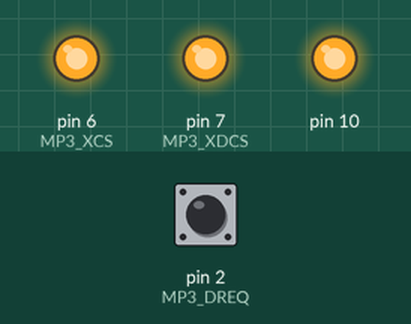
A sketch run on a simulated Arduino Uno, built with avr-gcc and run on an emulated ATmega328P. On the bench: output pins drawn as LEDs (lit = HIGH). The inputs (shaded band) are chosen by the test bench; at power-on: pin 2 (MP3_DREQ) HIGH. Random numbers use the default seed unless the sketch sets one; pins used as bus, display or sensor lines are not drawn.

Above: at 0.2 s.
Timing chart, 0 to 1.7 s (numbered marks = the images above):
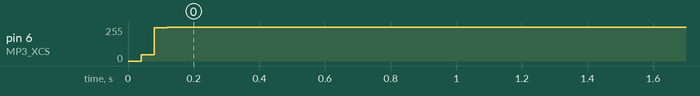

Measured:
- by itself, pin 6 (MP3_XCS): 48/255 → 255/255 at 0.08 s

The sketch:

DSP_Rungler_Delay.ino
```cpp
// VS1053b DSP code hack - Rungler with delay //
// Based Rob Hordijk Rungler pattern generator //

#include <SPI.h>

#define MP3_XCS   6
#define MP3_XDCS  7
#define MP3_DREQ  2
#define MP3_RST   8

//VS10xx SCI Registers
#define SCI_MODE        0x00
#define SCI_STATUS      0x01
#define SCI_BASS        0x02
#define SCI_CLOCKF      0x03
#define SCI_DECODE_TIME 0x04
#define SCI_AUDATA      0x05
#define SCI_WRAM        0x06
#define SCI_WRAMADDR    0x07
#define SCI_HDAT0       0x08
#define SCI_HDAT1       0x09
#define SCI_AIADDR      0x0A
#define SCI_VOL         0x0B
#define SCI_AICTRL0     0x0C
#define SCI_AICTRL1     0x0D
#define SCI_AICTRL2     0x0E
#define SCI_AICTRL3     0x0F

#define BPM   120

  uint16_t data;

void setup() {

  pinMode(MP3_RST, OUTPUT);
  pinMode(MP3_DREQ, INPUT);
  pinMode(MP3_XCS, OUTPUT);
  pinMode(MP3_XDCS, OUTPUT);

  SPI.begin();

  SPI.setClockDivider(SPI_CLOCK_DIV16); // SPI speed 1MHz (16MHz / 16 = 1MHz)
  SPI.transfer(0xFF);

  digitalWrite(MP3_RST, HIGH);
  digitalWrite(MP3_XCS, HIGH);
  digitalWrite(MP3_XDCS, HIGH);

  load_code();

  WriteRegister(SCI_CLOCKF, 0x8BE8);    // set multiplier to 3.5x
  WriteRegister(SCI_VOL, 0x3F3F);       // left, right volume 0xFE-0x0
  WriteRegister(SCI_BASS, 0x0000);      // bass, treble control

  SPI.setClockDivider(SPI_CLOCK_DIV4);  // set SPI speed 4MHz (16MHz / 4 = 4MHz)

  WriteRegister(SCI_AUDATA, 0xAC44);    // set sample rate 44100 Hz
  WriteRegister(SCI_AIADDR, 0x50);      // plugin enable

  WriteRegister(SCI_AUDATA, 8000);      // set sample rate 8000 Hz

}

void loop() {

  uint8_t tune = random(1, 15);

  WriteRegister(SCI_AICTRL0, data);
  WriteRegister(SCI_AICTRL1, tune);

  data += rand();

  int tempo = 60000 / BPM;
  delay(tempo / 2);

}

void WriteRegister(char address, int data){

  while(!digitalRead(MP3_DREQ));
  digitalWrite(MP3_XCS, LOW);
  SPI.transfer(0x02);
  SPI.transfer(address);
  SPI.transfer((data >> 8) & 0xFF);
  SPI.transfer(data & 0xFF);
  while(!digitalRead(MP3_DREQ));
  digitalWrite(MP3_XCS, HIGH);

}

int ReadRegister(char address){

  while(!digitalRead(MP3_DREQ));
  digitalWrite(MP3_XCS, LOW);
  SPI.transfer(0x03);
  SPI.transfer(address);
  char response1 = SPI.transfer(0xFF);
  while(!digitalRead(MP3_DREQ));
  char response2 = SPI.transfer(0xFF);
  while(!digitalRead(MP3_DREQ));
  digitalWrite(MP3_XCS, HIGH);
  int resultvalue = response1 << 8;
  resultvalue |= response2;
  return resultvalue;

}

#define PLUGIN_SIZE 772

const static word plugin[PLUGIN_SIZE] PROGMEM = {

  0x0007,0x0001, /*copy 1*/
	0x8050,
	0x0006,0x02f0, /*copy 752*/
	0x0030,0x0697,0x3700,0x0024,0x0000,0x0801,0xc010,0x0024,
	0x3f00,0x0024,0x2800,0x3e40,0x0006,0x2016,0x3613,0x0024,
	0x3e12,0x0024,0x3e05,0xb814,0x3615,0x0024,0x3e00,0x7842,
	0x3e00,0xf844,0x3e01,0x7846,0x3e01,0xf850,0x0038,0x0007,
	0x0002,0x0010,0x3e04,0x938c,0x3000,0xc024,0x4730,0x0024,
	0xf400,0x4012,0x2915,0xb380,0x3420,0x0804,0x3613,0x12cc,
	0x4480,0x3840,0x3e10,0x4024,0x2915,0xb380,0x3e00,0x8024,
	0x3411,0x0024,0x3411,0x4024,0x2915,0x9900,0x3431,0x8024,
	0x418a,0x4004,0x428c,0x1bc2,0x36f0,0x4024,0x2915,0xa940,
	0x36f0,0x0024,0x2915,0x9f40,0x0000,0x0024,0x0008,0x0002,
	0x4732,0x0024,0xf100,0x4052,0x6392,0xa800,0x6126,0x2001,
	0x0000,0x0024,0x2800,0x2055,0x0000,0x0024,0xb882,0x0024,
	0x3800,0x4024,0x36f4,0x8024,0x36f1,0xd810,0x36f1,0x5806,
	0x36f0,0xd804,0x36f0,0x5802,0x3405,0x9014,0x36f3,0x0024,
	0x36f2,0x0024,0x2000,0x0000,0x0000,0x0024,0x3613,0x0024,
	0x3e12,0x0024,0x3e05,0xb814,0x3615,0x0024,0x3e00,0x3841,
	0x3e00,0xb850,0x0007,0x9250,0x3e14,0x7812,0xb880,0x930c,
	0x3800,0x0024,0x0030,0x00d0,0x3440,0x0024,0x2908,0x6400,
	0x3800,0x0024,0x003f,0xfcc1,0x0030,0x0050,0x3000,0x134c,
	0xb010,0x0024,0x38f0,0x0024,0x3430,0x8024,0x6284,0x0000,
	0x0010,0x0001,0x2800,0x3dc5,0x0000,0x0024,0x002f,0xffc1,
	0xb010,0x0024,0x3800,0x0024,0x000b,0x4000,0x0006,0xc490,
	0x2908,0x7f80,0x3009,0x2000,0x0015,0xbd51,0x0030,0x0ad0,
	0x3800,0x0024,0x0000,0x01c0,0x2915,0x8300,0x0006,0xc050,
	0x0000,0x0300,0xb882,0x0024,0x2914,0xbec0,0x0006,0x6410,
	0x0001,0x0000,0x0030,0x0350,0x6284,0x2080,0x0000,0x0100,
	0x2800,0x2f45,0x3800,0x0024,0xf202,0x0000,0xc010,0x0024,
	0x3800,0x0024,0x0030,0x0390,0x3000,0x0024,0x6080,0x0024,
	0x0006,0x6552,0x2800,0x3195,0x1fe0,0x0040,0x003f,0xffc0,
	0x3800,0x0024,0x1fe0,0x0040,0x0006,0x6410,0x3870,0x138c,
	0x3a00,0x00cc,0x0000,0x00c0,0x0030,0x03d2,0x3200,0x4024,
	0xb100,0x0024,0x002e,0xe001,0x3800,0x0024,0x3420,0x0024,
	0x6012,0x0024,0x0017,0x7001,0x2800,0x3cc5,0x6012,0x0024,
	0x000b,0xb801,0x2800,0x3bc5,0x6010,0x0024,0x0000,0x01c0,
	0x2800,0x3815,0x0030,0x1090,0x3800,0x0024,0x0000,0x0080,
	0x0030,0x0050,0x3000,0x4024,0xc100,0x0024,0x3800,0x0024,
	0x0000,0x0000,0x0006,0x9f90,0x3009,0x2000,0x0006,0x9f50,
	0xb880,0xa000,0x0006,0x9fd0,0x3009,0x2000,0x36f4,0x5812,
	0x36f0,0x9810,0x36f0,0x1801,0x3405,0x9014,0x36f3,0x0024,
	0x36f2,0x0024,0x2000,0x0000,0x0000,0x0024,0x0000,0x01c0,
	0x0030,0x1090,0x2800,0x3800,0x3800,0x0024,0x0000,0x0140,
	0x0030,0x1090,0x2800,0x3800,0x3800,0x0024,0x2800,0x2940,
	0xc010,0x0024,0x0000,0x1017,0x3613,0x0024,0x3e12,0x0024,
	0x3e05,0xb814,0x2912,0x1300,0x3685,0x0024,0x0007,0x9250,
	0xb880,0x0024,0x2912,0x1180,0x3800,0x0024,0x0000,0x0084,
	0x0018,0x0000,0x3613,0x0024,0x6890,0x3840,0x3e10,0x0024,
	0x002e,0xe000,0x2900,0x22c0,0x3e00,0x0024,0x36e3,0x0024,
	0x2908,0xbe80,0x002e,0xe005,0x0000,0x0241,0x0030,0x0690,
	0x3000,0x0024,0xc010,0x0024,0xb882,0x2000,0x0000,0x0000,
	0x0006,0xa050,0x3009,0x2000,0x0000,0x1000,0x0006,0xa010,
	0x3009,0x2000,0x0004,0x0000,0x2915,0x7ac0,0x0000,0x0010,
	0x2912,0x1300,0x0000,0x0024,0x0008,0x0000,0xb882,0x0024,
	0x2915,0x7ac0,0x0038,0x0010,0x0030,0x0310,0x3000,0x184c,
	0x0002,0x0050,0x3800,0x0024,0x0030,0x0350,0x3000,0x0024,
	0x0002,0x0090,0x2912,0x0ec0,0x3800,0x0024,0xf400,0x4001,
	0x0000,0x1000,0x6100,0x0024,0x0000,0x1000,0x2800,0x4889,
	0x0000,0x0024,0x3413,0x184c,0xf400,0x4512,0xf400,0x4510,
	0x2912,0x1f80,0x34f3,0x0024,0x0000,0x0003,0x0000,0x0800,
	0x6302,0x104c,0x0000,0x0024,0x2800,0x57c1,0x3009,0x184c,
	0x0002,0x0090,0x3000,0x13cc,0x0002,0x0110,0xb58a,0x0004,
	0x0002,0x00d0,0x6800,0x9bcc,0xae02,0x0024,0x0007,0xd001,
	0xb880,0x2000,0x0002,0x0050,0x3000,0x8024,0x6122,0x0024,
	0x0002,0x00d0,0x2800,0x5301,0x0000,0x0024,0x6890,0x0024,
	0x6894,0x0001,0xd102,0x984c,0xb122,0x2001,0x0002,0x0110,
	0x3000,0x0024,0x4000,0x0024,0xc018,0x2000,0x0010,0x0001,
	0xb880,0x2004,0xb884,0x3840,0x3e10,0x4024,0x3e10,0x8024,
	0x2900,0x15c0,0x3e01,0x0024,0x6396,0x9b0c,0x6802,0x4490,
	0x3a20,0x004c,0x2800,0x4dc0,0x3800,0x4024,0x3e10,0x0024,
	0x290c,0x7300,0x3e15,0x13cc,0x2800,0x4880,0x36e3,0x0024,
	0x3e12,0xb817,0x3e12,0x7808,0x3e11,0xb811,0x3e15,0x7810,
	0x3e18,0xb823,0x3e18,0x3821,0x3e10,0x3801,0x48b2,0x0024,
	0x3e10,0x3801,0x3e11,0x3802,0x3009,0x3814,0x0030,0x0717,
	0x3f05,0xc024,0x0030,0x0351,0x3100,0x0024,0x4080,0x0024,
	0x0030,0x10d1,0x2800,0x6405,0x0001,0x800a,0x0006,0x6514,
	0x3111,0x8024,0x6894,0x13c1,0x6618,0x0024,0xfe44,0x1000,
	0x4cb2,0x0406,0x3c10,0x0024,0x3c50,0x4024,0x34f0,0x4024,
	0x661c,0x1040,0xfe64,0x0024,0x4cb2,0x0024,0x3cf0,0x4024,
	0xbc82,0x3080,0x0030,0x0351,0x3100,0x8024,0xfea8,0x0024,
	0x5ca2,0x0024,0x0000,0x0182,0xac22,0x0024,0xf7c8,0x0024,
	0x48b2,0x0024,0xac22,0x0024,0x2800,0x6780,0xf7cc,0x1002,
	0x0030,0x0394,0x3400,0x4024,0x3100,0x184c,0x0006,0xc051,
	0x291e,0x8080,0x0006,0x6410,0x4088,0x1001,0x0030,0x1111,
	0x3100,0x184c,0x0006,0xc051,0x291e,0x8080,0x0006,0x6550,
	0x0006,0x6694,0x408c,0x1002,0xf224,0x0024,0x0006,0xa017,
	0x2800,0x6b95,0x0000,0x0024,0x2800,0x6c81,0x0006,0x6410,
	0x3050,0x0024,0x3000,0x4024,0x6014,0x0024,0x0000,0x0024,
	0x2800,0x6ad9,0x0000,0x0024,0xf400,0x4040,0x38b0,0x0024,
	0x2800,0x6c80,0x3800,0x0024,0x2800,0x6c41,0x0000,0x0024,
	0xf400,0x4106,0xf400,0x4184,0x0030,0x06d5,0x3d05,0x5bd4,
	0xf400,0x4115,0x36f1,0x1802,0x36f0,0x1801,0x2210,0x0000,
	0x36f0,0x1801,0x36f8,0x1821,0x36f8,0x9823,0x0006,0x9f57,
	0x0020,0xffd0,0x3009,0x1c11,0x3985,0x4024,0x3981,0x8024,
	0x3009,0x3c11,0x36f5,0x5810,0x36f1,0x9811,0x36f2,0x5808,
	0x3602,0x8024,0x0030,0x0717,0x2100,0x0000,0x3f05,0xdbd7,
	0x0007,0x0001, /*copy 1*/
	0x0800,
	0x0006,0x0003, /*copy 3*/
	0x0000,0x8000,0x0001,
	0x0007,0x0001, /*copy 1*/
	0x8023,
	0x0006,0x0002, /*copy 2*/
	0x2a00,0x590e,

};

void load_code(void){

  int i = 0;
  while (i< PLUGIN_SIZE) {
    word addr, n, val;
    addr = pgm_read_word (&(plugin[i++]));
    n = pgm_read_word (&(plugin[i++]));
    if (n & 0x8000U) {
      n &= 0x7FFF;
      val = pgm_read_word (&(plugin[i++]));
      while (n--) {
        WriteRegister(addr , val);
      }
    }
    else {
      while (n--) {
        val = pgm_read_word (&(plugin[i++]));
        WriteRegister(addr , val);
      }
    }
  }
  return;

}
```
